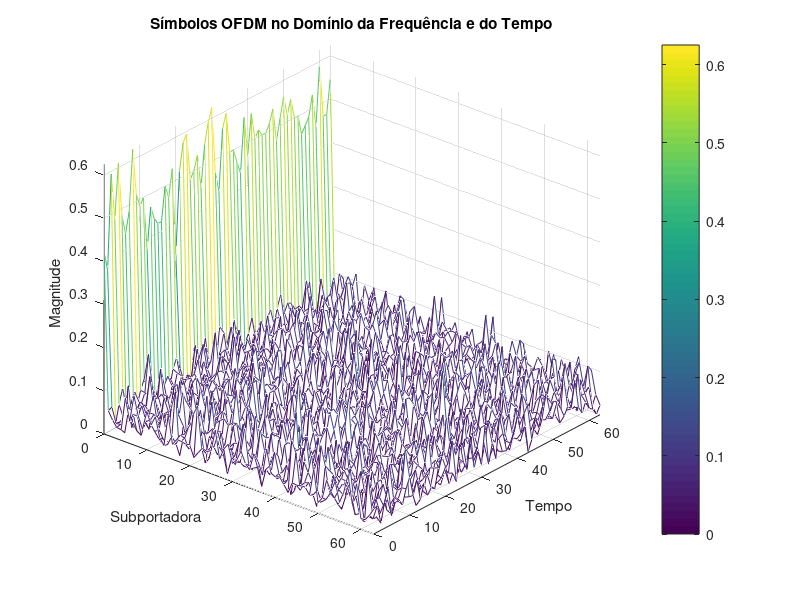

The MATLAB script that drew this image:
% Parâmetros OFDM
numSubcarriers = 64;         % Número de subportadoras
prefixLength = 0;           % Tamanho do prefixo cíclico

% Gerar símbolos OFDM aleatórios
numSymbols = 64;            % Número de símbolos OFDM
ofdmSymbols = randi([0, 1], numSubcarriers, numSymbols);

% Transformada Inversa de Fourier (IFFT)
timeDomainSymbols = ifft(ofdmSymbols, numSubcarriers);

% Adicionar prefixo cíclico
ofdmTxSignal = [timeDomainSymbols(end - prefixLength + 1:end, :); timeDomainSymbols];

% Criar grades de frequência e tempo
frequencies = 0:(numSubcarriers - 1);
timeIndices = 0:(numSubcarriers + prefixLength- 1);

% Criar uma malha 3D
[timeGrid, freqGrid] = meshgrid(timeIndices, frequencies);

% Plot 3D
figure;
mesh(freqGrid, timeGrid, abs(ofdmTxSignal));
title('Símbolos OFDM no Domínio da Frequência e do Tempo');
xlabel('Subportadora');
ylabel('Tempo');
zlabel('Magnitude');

% Ajustar os eixos para melhor visualização
axis tight;

% Mostrar a legenda da cor para o valor absoluto
colorbar;

% Rotação da visualização para melhorar a visualização
view(40, 30);
